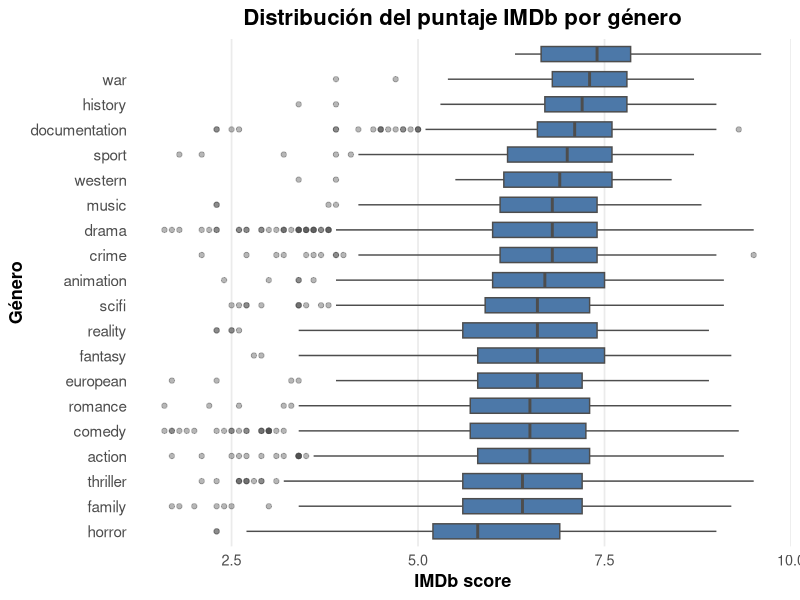
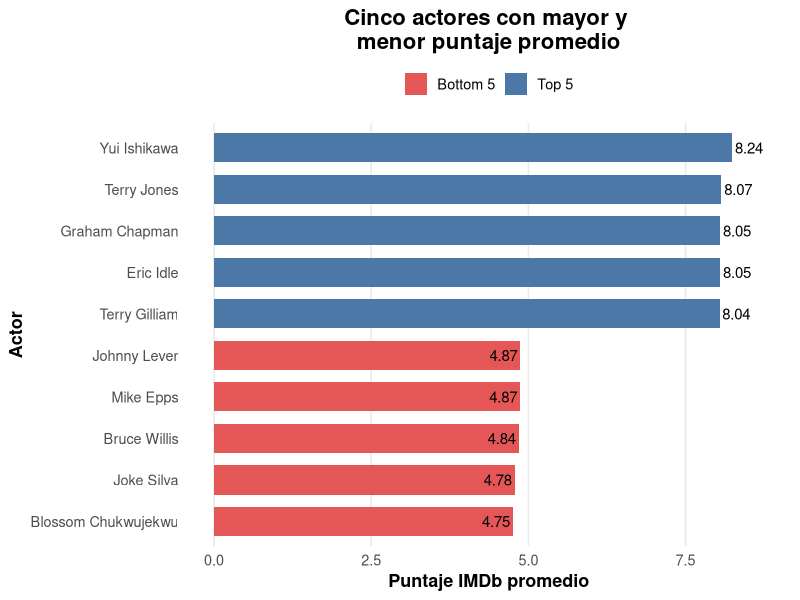

Reproduce these figures in R, in order.
## ---- chunk 1
#paquetes
library(ggplot2)
library(tidyverse)
library(MASS)
library(kableExtra)
library(tidytext)
library(mgcv) # splines 
library(rpart) # arbol de regresion
library(ranger) #random forest
library(lme4) #efectos mixtos
## ---- chunk 2
titles_train <- read_csv("titles_train.csv")
credits_train <- read_csv("credits_train.csv")
## ---- chunk 3

#Hay algunas peliculas que tienen dos generos, entonces dividimos eso. 
genres_df <- titles_train %>%
  mutate(
    genres = str_remove_all(genres, "\\[|\\]|'")
  ) %>%
  separate_rows(genres, sep = ",\\s*")

#Luego calculamos la media, mediana y desvío por género. Y lo mostramos lindo
genres_df %>%
  group_by(genres) %>%
  summarise(
    Cantidad = n(),
    Media = mean(imdb_score, na.rm = TRUE),
    Mediana = median(imdb_score, na.rm = TRUE),
    `Desvío estándar` = sd(imdb_score, na.rm = TRUE),
    .groups = "drop"
  ) %>%
  arrange(desc(Media)) %>%
  mutate(
    across(c(Media, Mediana, `Desvío estándar`), ~ round(.x, 2))
  ) %>%
  kable(
    caption = "Estadísticos descriptivos del puntaje IMDb por género",
    booktabs = TRUE,
    align = c("l", "c", "c", "c", "c")
  ) %>%
  kable_styling(
    latex_options = c("striped", "hold_position"),
    full_width = FALSE,
    position = "center"
  )
## ---- chunk 4
genres_df %>%
  ggplot(aes(x = reorder(genres, imdb_score, median),
             y = imdb_score)) +
  geom_boxplot(
    fill = "#4C78A8",
    color = "gray30",
    width = 0.6,
    outlier.alpha = 0.4
  ) +
  coord_flip() +
  labs(
    title = "Distribución del puntaje IMDb por género",
    x = "Género",
    y = "IMDb score"
  ) +
  theme_minimal(base_size = 13) +
  theme(
    plot.title = element_text(
      hjust = 0.5,
      face = "bold",
      size = 16
    ),
    axis.title = element_text(face = "bold"),
    panel.grid.major.y = element_blank(),
    panel.grid.minor = element_blank(),
    axis.text.y = element_text(size = 11)
  )
## ---- chunk 5

# Primero hacemos un left join para juntar actores/directores con puntuacion

datos <- credits_train %>%
  left_join(
    titles_train %>% dplyr::select(id, imdb_score),
    by = "id"
  )


## ---- chunk 6
#Ahora separamos por actores y directores

actores <- datos %>%
  filter(role == "ACTOR") %>%
  group_by(name) %>%
  summarise(
    Cantidad = n(),
    `IMDb_promedio` = mean(imdb_score, na.rm = TRUE),
    .groups = "drop"
  ) %>%
  filter(Cantidad >= 5) %>%
  arrange(desc(`IMDb_promedio`))

head(actores) %>%
  mutate(
    `IMDb_promedio` = round(`IMDb_promedio`, 2)
  ) %>%
  kable(
    caption = "Actores con mayor puntaje promedio de IMDb (mínimo 5 títulos)",
    booktabs = TRUE,
    align = c("l", "c", "c")
  ) %>%
  kable_styling(
    latex_options = c("striped", "hold_position"),
    full_width = FALSE,
    position = "center"
  )
## ---- chunk 7
directores <- datos %>%
  filter(role == "DIRECTOR") %>%
  group_by(name) %>%
  summarise(
    Cantidad = n(),
    `IMDb_promedio` = mean(imdb_score, na.rm = TRUE),
    .groups = "drop"
  ) %>%
  filter(Cantidad >= 3) %>%
  arrange(desc(`IMDb_promedio`))

head(directores) %>%
  mutate(
    `IMDb_promedio` = round(`IMDb_promedio`, 2)
  ) %>%
  kable(
    caption = "Directores con mayor puntaje promedio de IMDb (mínimo 3 títulos)",
    booktabs = TRUE,
    align = c("l", "c", "c")
  ) %>%
  kable_styling(
    latex_options = c("striped", "hold_position"),
    full_width = FALSE,
    position = "center"
  )

## ---- chunk 8
top_bottom <- bind_rows(
  actores %>%
    slice_max(IMDb_promedio, n = 5) %>%
    mutate(Grupo = "Top 5"),
  actores %>%
    slice_min(IMDb_promedio, n = 5) %>%
    mutate(Grupo = "Bottom 5")
)

ggplot(
  top_bottom,
  aes(
    x = reorder(name, IMDb_promedio),
    y = IMDb_promedio,
    fill = Grupo
  )
) +
  geom_col(width = 0.7) +
  geom_text(
    aes(label = round(IMDb_promedio, 2)),
    hjust = ifelse(top_bottom$IMDb_promedio > 5, -0.1, 1.1),
    size = 3.8
  ) +
  coord_flip() +
  scale_fill_manual(
    values = c(
      "Top 5" = "#4C78A8",
      "Bottom 5" = "#E45756"
    )
  ) +
  expand_limits(y = max(top_bottom$IMDb_promedio) + 0.5) +
  labs(
    title = "Cinco actores con mayor y \nmenor puntaje promedio",
    x = "Actor",
    y = "Puntaje IMDb promedio",
    fill = NULL
  ) +
  theme_minimal(base_size = 13) +
  theme(
    plot.title = element_text(
      hjust = 0.5,
      face = "bold",
      size = 16
    ),
    axis.title = element_text(face = "bold"),
    panel.grid.major.y = element_blank(),
    panel.grid.minor = element_blank(),
    legend.position = "top"
  )
## ---- chunk 9
# Con el código siguiente, vamos a tomar cada palabra que aparece en un título, eliminando las stopwords, para luego contar cuantas veces aparece y tomar promedio de los puntajes de imdb. Es un enfoque simple, pero resulta interesante llevarlo a cabo.

palabras <- titles_train %>%
  dplyr::select(title, imdb_score) %>%
  unnest_tokens(word, title) %>%
  anti_join(stop_words, by = c("word")) %>% #elimina filas donde correspondientes a stopwords (por ej: the, a, of,...)
  group_by(word) %>%
  summarise(
    Cantidad = n(),
    `IMDb promedio` = mean(imdb_score),
    .groups = "drop"
  ) %>%
  filter(Cantidad >= 8)
## ---- chunk 10
palabras %>%
  arrange(desc(`IMDb promedio`)) %>%
  slice_head(n = 5) %>%
  mutate(
    `IMDb promedio` = round(`IMDb promedio`, 2)
  ) %>%
  kable(
    caption = "5 palabras asociadas con títulos de mayor puntaje IMDb",
    col.names = c("Palabra", "Cantidad", "IMDb promedio"),
    booktabs = TRUE,
    align = c("l", "c", "c")
  ) %>%
  kable_styling(
    latex_options = c("striped", "hold_position"),
    full_width = FALSE,
    position = "center"
  )
## ---- chunk 11
palabras %>%
  arrange(`IMDb promedio`) %>%
  slice_head(n = 10) %>%
  mutate(
    `IMDb promedio` = round(`IMDb promedio`, 2)
  ) %>%
  kable(
    caption = "10 palabras asociadas con títulos de menor puntaje IMDb",
    col.names = c("Palabra", "Cantidad", "IMDb promedio"),
    booktabs = TRUE,
    align = c("l", "c", "c")
  ) %>%
  kable_styling(
    latex_options = c("striped", "hold_position"),
    full_width = FALSE,
    position = "center"
  )
## ---- chunk 12
#creamos una variable binaria para comedy.

titles_train <- titles_train %>%
  mutate(
    comedia = as.integer(stringr::str_detect(genres, "comedy"))
  )
## ---- chunk 13

modelo_crudo <- lm(imdb_score ~ comedia,
                   data = titles_train)

summary(modelo_crudo)
## ---- chunk 14
#Tomamos unicamente el primer pais.

titles_train <- titles_train %>%
  mutate(
    pais = production_countries |>
      stringr::str_remove_all("\\[|\\]|'") |>
      stringr::str_split(",\\s*") |>
      sapply(`[`, 1)
  )

modelo_directo <- lm(
  imdb_score ~ comedia +
    runtime +
    release_year +
    pais,
  data = titles_train
)

summary(modelo_directo)
## ---- chunk 15
comparacion <- data.frame(
  Modelo = c("Crudo", "Ajustado"),
  `Coeficiente_Comedia` = c(
    coef(modelo_crudo)["comedia"],
    coef(modelo_directo)["comedia"]
  )
) %>%
  mutate(
    `Coeficiente_Comedia` = round(`Coeficiente_Comedia`, 3)
  )

comparacion %>%
  kable(
    caption = "Comparación del coeficiente asociado a la variable Comedia",
    booktabs = TRUE,
    align = c("l", "c")
  ) %>%
  kable_styling(
    latex_options = c("striped", "hold_position"),
    full_width = FALSE,
    position = "center"
  )
## ---- chunk 16

# Resumimos la información de créditos para tener una fila por título.

credits_resumen <- credits_train %>%
  group_by(id) %>%
  summarise(
    cantidad_actores = n_distinct(
      person_id[role == "ACTOR"],
      na.rm = TRUE
    ),
    director = first(
      name[role == "DIRECTOR"]
    ),
    .groups = "drop"
  )


# Unimos la información de títulos con el resumen de créditos
# y construimos algunas variables adicionales.

datos_modelado <- titles_train %>%
  left_join(
    credits_resumen,
    by = "id"
  ) %>%
  mutate(
    cantidad_actores = replace_na(
      cantidad_actores,
      0L
    ),
    director = replace_na(
      director,
      "Sin director"
    ),
    cantidad_generos = if_else(
      genres == "[]",
      0L,
      str_count(genres, ",") + 1L
    ),
    cantidad_paises = if_else(
      production_countries == "[]",
      0L,
      str_count(production_countries, ",") + 1L
    ),
    largo_titulo = nchar(title),
    log_imdb_votes = log1p(imdb_votes)
  )


#agregamos la columna de solo UN genero

datos_modelado <- datos_modelado %>%
  mutate(
    genero_principal = genres %>%
      str_remove_all("\\[|\\]|'") %>%
      str_split(",\\s*") %>%
      map_chr(~ {
        if (length(.x) == 0 || .x[1] == "") {
          "Sin género"
        } else {
          .x[1]
        }
      })
  )

datos_modelado <- datos_modelado %>%
  mutate(
    pais = production_countries |>
      stringr::str_remove_all("\\[|\\]|'") |>
      stringr::str_split(",\\s*") |>
      sapply(`[`, 1)
  )


# Fijamos una semilla para que la partición sea reproducible.

set.seed(123)


# Seleccionamos aleatoriamente el 80% de los títulos
# para el conjunto de entrenamiento.

indices_entrenamiento <- sample(
  seq_len(nrow(datos_modelado)),
  size = floor(0.80 * nrow(datos_modelado))
)


# Construimos los conjuntos de entrenamiento y validación.

datos_entrenamiento <- datos_modelado[
  indices_entrenamiento,
]

datos_validacion <- datos_modelado[
  -indices_entrenamiento,
]

# Detectamos primeros países que quedaron solamente en validación.

paises_nuevos <- setdiff(
  unique(datos_validacion$pais),
  unique(datos_entrenamiento$pais)
)


# Movemos esas observaciones a entrenamiento para que
# todos los países de validación sean conocidos por el modelo.

filas_a_mover <- datos_validacion$pais %in% paises_nuevos

datos_entrenamiento <- bind_rows(
  datos_entrenamiento,
  datos_validacion[filas_a_mover, ]
)

datos_validacion <- datos_validacion[
  !filas_a_mover,
]


# Igualamos los niveles de la variable entre ambos conjuntos.

datos_entrenamiento$pais <- factor(
  datos_entrenamiento$pais
)

datos_validacion$pais <- factor(
  datos_validacion$pais,
  levels = levels(datos_entrenamiento$pais)
)

# Verificamos que no haya títulos compartidos entre ambos conjuntos
# y que no se hayan perdido observaciones.

stopifnot(
  length(
    intersect(
      datos_entrenamiento$id,
      datos_validacion$id
    )
  ) == 0,
  nrow(datos_entrenamiento) +
    nrow(datos_validacion) ==
    nrow(datos_modelado)
)

# Revisamos la cantidad de valores faltantes en las variables.

resumen_faltantes <- datos_entrenamiento %>%
  summarise(
    across(
      everything(),
      ~ sum(is.na(.))
    )
  ) %>%
  pivot_longer(
    cols = everything(),
    names_to = "variable",
    values_to = "cantidad_faltantes"
  ) %>%
  filter(cantidad_faltantes > 0) %>%
  arrange(desc(cantidad_faltantes))


# Calculamos la mediana de los votos utilizando únicamente
# el conjunto de entrenamiento.

mediana_log_votos <- median(
  datos_entrenamiento$log_imdb_votes,
  na.rm = TRUE
)


# Función para aplicar el mismo tratamiento
# a entrenamiento y validación.

preparar_datos <- function(datos, mediana_votos) {

  datos %>%
    mutate(

      # Las películas no tienen temporadas.
      # Por lo tanto, el faltante es estructural.

      seasons = if_else(
        type == "MOVIE",
        0,
        seasons
      ),

      # La ausencia de clasificación se conserva
      # como una categoría adicional.
      
      age_certification = na_if(
        str_trim(age_certification),
        ""
      ),

      age_certification = replace_na(
        age_certification,
        "Sin dato"
      ),

      # Identificamos los títulos sin información de votos.

      votos_faltantes = as.integer(
        is.na(log_imdb_votes)
      ),

      # Reemplazamos los votos faltantes por la mediana
      # calculada en entrenamiento.

      log_imdb_votes = replace_na(
        log_imdb_votes,
        mediana_votos
      )
    )
}


# Aplicamos exactamente el mismo procedimiento
# a ambos conjuntos.

datos_entrenamiento <- preparar_datos(
  datos_entrenamiento,
  mediana_log_votos
)

datos_validacion <- preparar_datos(
  datos_validacion,
  mediana_log_votos
)


# Verificamos que las variables tratadas
# ya no contengan valores faltantes.

stopifnot(
  !anyNA(datos_entrenamiento$seasons),
  !anyNA(datos_validacion$seasons),
  !anyNA(datos_entrenamiento$age_certification),
  !anyNA(datos_validacion$age_certification),
  !anyNA(datos_entrenamiento$log_imdb_votes),
  !anyNA(datos_validacion$log_imdb_votes)
)
## ---- chunk 17

# Calculamos el puntaje promedio utilizando solamente
# las observaciones del conjunto de entrenamiento.

media_entrenamiento <- mean(
  datos_entrenamiento$imdb_score
)


# El modelo base asigna esa misma predicción
# a todos los títulos del conjunto de validación.

predicciones_base <- rep(
  media_entrenamiento,
  nrow(datos_validacion)
)


# Calculamos el error cuadrático medio en validación.

mse_base <- mean(
  (
    datos_validacion$imdb_score -
      predicciones_base
  )^2
)


# Creamos una tabla en la que iremos guardando
# el MSE de todos los modelos evaluados.

resultados_modelos <- tibble(
  Modelo = "Modelo base",
  MSE = mse_base
)

## ---- chunk 18
resultados_modelos %>%
  mutate(
    MSE = round(MSE, 3)
  ) %>%
  kable(
    caption = "Comparación del desempeño predictivo de los modelos",
    col.names = c("Modelo", "MSE de validación"),
    booktabs = TRUE,
    align = c("l", "c")
  ) %>%
  kable_styling(
    latex_options = c("striped", "hold_position"),
    full_width = FALSE,
    position = "center",
    font_size = 10
  ) %>%
  row_spec(
    0,
    bold = TRUE
  )
## ---- chunk 19

# Ajustamos una regresión lineal múltiple
# utilizando el conjunto de entrenamiento.

modelo_lineal <- lm(
  imdb_score ~
    type +
    release_year +
    runtime +
    seasons +
    age_certification +
    log_imdb_votes +
    votos_faltantes +
    genero_principal+
    pais,
  data = datos_entrenamiento
)


# Generamos predicciones para las observaciones
# del conjunto de validación.

predicciones_lineal <- predict(
  modelo_lineal,
  newdata = datos_validacion
)


# Calculamos el MSE del modelo lineal
# sobre el conjunto de validación.

mse_lineal <- mean(
  (
    datos_validacion$imdb_score -
      predicciones_lineal
  )^2
)


# Incorporamos el resultado a la tabla comparativa.

resultados_modelos <- bind_rows(
  resultados_modelos,
  tibble(
    Modelo = "Regresión lineal",
    MSE = mse_lineal
  )
)


# Verificamos que el modelo haya generado
# una predicción para cada título de validación.

stopifnot(
  length(predicciones_lineal) ==
    nrow(datos_validacion),
  !anyNA(predicciones_lineal)
)
## ---- chunk 20
resultados_modelos %>%
  mutate(
    MSE = round(MSE, 3)
  ) %>%
  kable(
    caption = "Comparación del desempeño predictivo de los modelos",
    col.names = c("Modelo", "MSE de validación"),
    booktabs = TRUE,
    align = c("l", "c")
  ) %>%
  kable_styling(
    latex_options = c("striped", "hold_position"),
    full_width = FALSE,
    position = "center",
    font_size = 10
  ) %>%
  row_spec(
    0,
    bold = TRUE
  )
## ---- chunk 21

# Ajustamos una regresión con splines penalizados.
# Permitimos relaciones no lineales para duración,
# año de lanzamiento y cantidad de votos.

modelo_splines <- gam(
  imdb_score ~
    type +
    s(release_year, k = 10, bs = "cr") +
    s(runtime, k = 10, bs = "cr") +
    seasons +
    age_certification +
    s(log_imdb_votes, k = 10, bs = "cr") +
    votos_faltantes +
    cantidad_actores +
    genero_principal+
    pais,
  data = datos_entrenamiento,
  method = "REML"
)


# Generamos las predicciones sobre el mismo
# conjunto de validación utilizado anteriormente.

predicciones_splines <- predict(
  modelo_splines,
  newdata = datos_validacion
)


# Calculamos el MSE del modelo con splines.

mse_splines <- mean(
  (
    datos_validacion$imdb_score -
      predicciones_splines
  )^2
)


# Eliminamos un resultado anterior del mismo modelo,
# en caso de haber ejecutado el bloque más de una vez.

resultados_modelos <- resultados_modelos %>%
  filter(Modelo != "Splines penalizados")


# Incorporamos el nuevo MSE a la tabla comparativa.

resultados_modelos <- bind_rows(
  resultados_modelos,
  tibble(
    Modelo = "Splines penalizados",
    MSE = mse_splines
  )
)


# Verificamos que todas las observaciones
# tengan una predicción válida.

stopifnot(
  length(predicciones_splines) ==
    nrow(datos_validacion),
  !anyNA(predicciones_splines)
)

## ---- chunk 22
resultados_modelos %>%
  mutate(
    MSE = round(MSE, 3)
  ) %>%
  kable(
    caption = "Comparación del desempeño predictivo de los modelos",
    col.names = c("Modelo", "MSE de validación"),
    booktabs = TRUE,
    align = c("l", "c")
  ) %>%
  kable_styling(
    latex_options = c("striped", "hold_position"),
    full_width = FALSE,
    position = "center",
    font_size = 10
  ) %>%
  row_spec(
    0,
    bold = TRUE
  )
## ---- chunk 23

# Ajustamos inicialmente un árbol relativamente grande.
# Como la variable respuesta es continua, usamos
# el método "anova", que minimiza errores cuadrados.

modelo_arbol_inicial <- rpart(
  imdb_score ~
    type +
    release_year +
    runtime +
    seasons +
    age_certification +
    log_imdb_votes +
    votos_faltantes +
    cantidad_actores +
    largo_titulo +
    genero_principal+
    pais,
  data = datos_entrenamiento,
  method = "anova",
  control = rpart.control(
    cp = 0.001,
    xval = 10
  )
)


# Buscamos el valor del parámetro de complejidad
# que presenta el menor error de validación cruzada.

tabla_complejidad <- modelo_arbol_inicial$cptable

fila_cp_optimo <- which.min(
  tabla_complejidad[, "xerror"]
)

cp_optimo <- tabla_complejidad[
  fila_cp_optimo,
  "CP"
]


# Podamos el árbol usando el valor de cp seleccionado.

modelo_arbol <- prune(
  modelo_arbol_inicial,
  cp = cp_optimo
)


# Generamos las predicciones sobre el mismo
# conjunto de validación de los modelos anteriores.

predicciones_arbol <- predict(
  modelo_arbol,
  newdata = datos_validacion
)


# Calculamos el MSE del árbol de regresión.

mse_arbol <- mean(
  (
    datos_validacion$imdb_score -
      predicciones_arbol
  )^2
)


# Calculamos la cantidad de hojas del árbol final.

cantidad_hojas_arbol <- sum(
  modelo_arbol$frame$var == "<leaf>"
)


# Eliminamos un resultado previo del mismo modelo
# si el bloque se ejecutó más de una vez.

resultados_modelos <- resultados_modelos %>%
  filter(Modelo != "Árbol de regresión")


# Incorporamos el MSE a la tabla comparativa.

resultados_modelos <- bind_rows(
  resultados_modelos,
  tibble(
    Modelo = "Árbol de regresión",
    MSE = mse_arbol
  )
)


# Verificamos que todas las observaciones
# tengan una predicción válida.

stopifnot(
  length(predicciones_arbol) ==
    nrow(datos_validacion),
  !anyNA(predicciones_arbol)
)

## ---- chunk 24
resultados_modelos %>%
  mutate(
    MSE = round(MSE, 3)
  ) %>%
  kable(
    caption = "Comparación del desempeño predictivo de los modelos",
    col.names = c("Modelo", "MSE de validación"),
    booktabs = TRUE,
    align = c("l", "c")
  ) %>%
  kable_styling(
    latex_options = c("striped", "hold_position"),
    full_width = FALSE,
    position = "center",
    font_size = 10
  ) %>%
  row_spec(
    0,
    bold = TRUE
  )
## ---- chunk 25

# Entrenamos el Random Forest. 

modelo_rf <- ranger(
  imdb_score ~
    type +
    release_year +
    runtime +
    seasons +
    age_certification +
    log_imdb_votes +
    votos_faltantes +
    genero_principal +
    cantidad_generos +
    cantidad_actores +
    pais + 
    director,
  data = datos_entrenamiento,
  num.trees = 500,
  importance = "impurity",
  seed = 123
)




# Generamos las predicciones sobre el conjunto de validación.

predicciones_rf <- predict(
  modelo_rf,
  data = datos_validacion
)$predictions


# Calculamos el MSE.

mse_rf <- mean(
  (
    datos_validacion$imdb_score -
      predicciones_rf
  )^2
)


# Eliminamos un resultado previo si el bloque
# se ejecutó más de una vez.

resultados_modelos <- resultados_modelos %>%
  filter(Modelo != "Random Forest")


# Incorporamos el resultado a la tabla comparativa.

resultados_modelos <- bind_rows(
  resultados_modelos,
  tibble(
    Modelo = "Random Forest",
    MSE = mse_rf
  )
)


# Verificamos que todas las observaciones
# tengan una predicción válida.

stopifnot(
  length(predicciones_rf) ==
    nrow(datos_validacion),
  !anyNA(predicciones_rf)
)
## ---- chunk 26
resultados_modelos %>%
  mutate(
    MSE = round(MSE, 3)
  ) %>%
  kable(
    caption = "Comparación del desempeño predictivo de los modelos",
    col.names = c("Modelo", "MSE de validación"),
    booktabs = TRUE,
    align = c("l", "c")
  ) %>%
  kable_styling(
    latex_options = c("striped", "hold_position"),
    full_width = FALSE,
    position = "center",
    font_size = 10
  ) %>%
  row_spec(
    0,
    bold = TRUE
  )
## ---- chunk 27


# Ajustamos los modelos de efectos mixtos.


modelo_mixto1 <- lmer(
  imdb_score ~
    type +
    release_year +
    runtime +
    seasons +
    age_certification +
    log_imdb_votes +
    votos_faltantes +
    genero_principal +
    cantidad_generos +
    cantidad_actores +
    (1 | pais),
  data = datos_entrenamiento
)

modelo_mixto2 <- lmer(
  imdb_score ~
    type +
    release_year +
    runtime +
    seasons +
    age_certification +
    log_imdb_votes +
    votos_faltantes +
    genero_principal +
    cantidad_generos +
    cantidad_actores +
    (1 | pais) +
    (1 | director),
  data = datos_entrenamiento
)

modelo_mixto3 <- lmer(
  imdb_score ~
    type +
    release_year +
    runtime +
    seasons +
    age_certification +
    log_imdb_votes +
    votos_faltantes +
    genero_principal +
    cantidad_generos +
    cantidad_actores +
    (1 | director) +
    (runtime | pais ) +
    (1 | genero_principal),
    data = datos_entrenamiento
)

# Generamos las predicciones sobre el mismo conjunto de validación de los modelos anteriores.

predicciones_mixto1 <- predict(
  modelo_mixto1,
  newdata = datos_validacion,
  allow.new.levels = TRUE
)

predicciones_mixto2 <- predict(
  modelo_mixto2,
  newdata = datos_validacion,
  allow.new.levels = TRUE
)

predicciones_mixto3 <- predict(
  modelo_mixto3,
  newdata = datos_validacion,
  allow.new.levels = TRUE
)

# Calculamos el MSE del modelo de efectos mixtos.

mse_mixto1 <- mean(
  (
    datos_validacion$imdb_score -
      predicciones_mixto1
  )^2
)

mse_mixto2 <- mean(
  (
    datos_validacion$imdb_score -
      predicciones_mixto2
  )^2
)

mse_mixto3 <- mean(
  (
    datos_validacion$imdb_score -
      predicciones_mixto3
  )^2
)



# Eliminamos un resultado previo del mismo modelo
# si el bloque se ejecutó más de una vez.

resultados_modelos <- resultados_modelos %>%
  filter(Modelo != "Efectos mixtos (Director)") %>%
  filter(Modelo != "Efectos mixtos (País)") %>%
  filter(Modelo != "Efectos mixtos (D + P)")

# Incorporamos el MSE a la tabla comparativa.

resultados_modelos <- bind_rows(
  resultados_modelos,
  tibble(
    Modelo = "Efectos mixtos (País)",
    MSE = mse_mixto1
  ),
  tibble(
    Modelo = "Efectos mixtos (País y Director)",
    MSE = mse_mixto2
  ),
  tibble(
    Modelo = "Efectos mixtos (País, Director y Género)",
    MSE = mse_mixto3
  )
)


# Verificamos que todas las observaciones
# tengan una predicción válida.

stopifnot(
  length(predicciones_mixto1) ==
    nrow(datos_validacion),
  !anyNA(predicciones_mixto1)
)
## ---- chunk 28
resultados_modelos %>%
  mutate(
    MSE = round(MSE, 3)
  ) %>%
  kable(
    caption = "Comparación del desempeño predictivo de los modelos",
    col.names = c("Modelo", "MSE de validación"),
    booktabs = TRUE,
    align = c("l", "c")
  ) %>%
  kable_styling(
    latex_options = c("striped", "hold_position"),
    full_width = FALSE,
    position = "center",
    font_size = 10
  ) %>%
  row_spec(
    0,
    bold = TRUE
  )
## ---- chunk 29
#Esto es para extraer los datos de entrenamiento y validacion para el script de python

write.csv(datos_entrenamiento,
          "datos_entrenamiento.csv",
          row.names = FALSE)

write.csv(datos_validacion,
          "datos_validacion.csv",
          row.names = FALSE)
## ---- chunk 30

# Incorporamos el MSE a la tabla comparativa.

resultados_modelos <- bind_rows(
  resultados_modelos,
  tibble(
    Modelo = "Red Neuronal",
    MSE = 1
  )
)

resultados_modelos %>%
  mutate(
    MSE = round(MSE, 3)
  ) %>%
  kable(
    caption = "Comparación del desempeño predictivo de los modelos",
    col.names = c("Modelo", "MSE de validación"),
    booktabs = TRUE,
    align = c("l", "c")
  ) %>%
  kable_styling(
    latex_options = c("striped", "hold_position"),
    full_width = FALSE,
    position = "center",
    font_size = 10
  ) %>%
  row_spec(
    0,
    bold = TRUE
  )
## ---- chunk 31
# Preprocessing de los datos de testeo

#importamos los datos
titles_test <- read.csv("titles_test.csv")
credits_test <- read.csv("credits_test.csv")

#construimos reusumen de creditos
credits_resumen_test <- credits_test %>%
  group_by(id) %>%
  summarise(
    cantidad_actores = n_distinct(
      person_id[role == "ACTOR"],
      na.rm = TRUE
    ),
    director = first(
      name[role == "DIRECTOR"]
    ),
    .groups = "drop"
  )

#construimos datos_test
datos_test <- titles_test %>%
  left_join(
    credits_resumen_test,
    by = "id"
  ) %>%
  mutate(
    cantidad_actores = replace_na(
      cantidad_actores,
      0L
    ),
    director = replace_na(
      director,
      "Sin director"
    ),
    cantidad_generos = if_else(
      genres == "[]",
      0L,
      str_count(genres, ",") + 1L
    ),
    cantidad_paises = if_else(
      production_countries == "[]",
      0L,
      str_count(production_countries, ",") + 1L
    ),
    largo_titulo = nchar(title),
    log_imdb_votes = log1p(imdb_votes)
  )

#Agregamos género principal
datos_test <- datos_test %>%
  mutate(
    genero_principal = genres %>%
      str_remove_all("\\[|\\]|'") %>%
      str_split(",\\s*") %>%
      map_chr(~ {
        if(length(.x) == 0 || .x[1] == "") {
          "Sin género"
        } else {
          .x[1]
        }
      })
  )

#Agregamos país principal
datos_test <- datos_test %>%
  mutate(
    pais = production_countries |>
      str_remove_all("\\[|\\]|'") |>
      str_split(",\\s*") |>
      sapply(`[`, 1)
  )

#aplicamos tratamiento de faltantes
datos_test <- preparar_datos(
  datos_test,
  mediana_log_votos
)

#Igualamos factores
datos_entrenamiento$age_certification <- factor(
  datos_entrenamiento$age_certification
)

datos_test$age_certification <- factor(
  datos_test$age_certification,
  levels = levels(datos_entrenamiento$age_certification)
)


datos_entrenamiento$genero_principal <- factor(
  datos_entrenamiento$genero_principal
)

datos_test$genero_principal <- factor(
  datos_test$genero_principal,
  levels = levels(datos_entrenamiento$genero_principal)
)
